Frame 1 (no input): blank canvas, image omitted
Frame 60 (the mouse pressed at the canvas centre just before this capture): blank canvas, image omitted
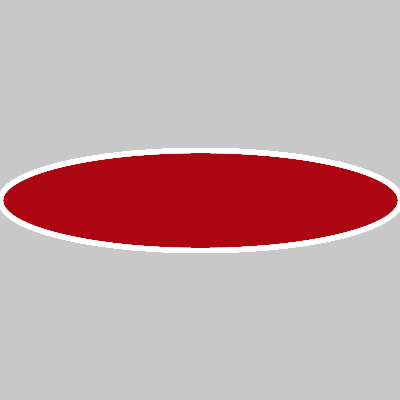
Frame 120 (the mouse held since frame 60 and released just before this capture)

The Processing sketch whose frames 1 and 60 were blank and that drew this single picture after the mouse press (run headless with seeded random() and noise(); from frame 60 on, the mouse is pressed at the canvas centre):

// Processing sketch: processing_62129
// ── processing_62129.pde

void setup(){ 
  size(400,400);
  rectMode(CENTER);
  ellipseMode(CENTER);
  background(200);
  noCursor();
}

void draw() {


  if(mousePressed){
   strokeWeight(5);
   stroke(255);
   fill(160,2,12, 20);
   ellipse(200, 200, mouseX *2, mouseY/2);
   
   
  }else{
   stroke(255,252,152,60);
   strokeWeight(3);    
   frameRate(60);  
   fill(156,106,245,60);
   ellipse(mouseY, mouseY, mouseX /10, mouseX/5); 

   stroke(152,255,153,60);
   strokeWeight(3);    
   frameRate(60);  
   fill(255,252,152,60);
   ellipse(mouseX * 1/2, mouseY, mouseX/2, mouseY); 

   stroke(189,152,255,60);
   strokeWeight(3);    
   frameRate(60);  
   fill(152,255,153,60);
   ellipse(mouseX, mouseY* 1/2, mouseX /2, mouseX/4); 

  }
}
